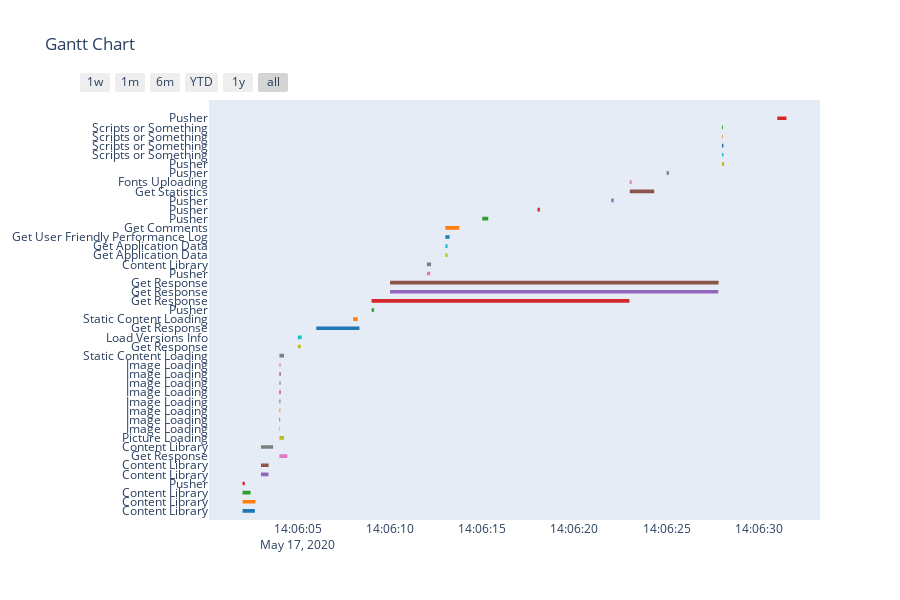

This figure's notebook cell:
### Code cell
df_gantt = pd.DataFrame(data_gantt)
df = []
for index, row in df_gantt.iterrows():
    df_dict = {}
    df_dict['Task'] = row['URL']
    df_dict['Start'] = datetime.strptime(row['Start Timestamp'], '%m.%d.%Y %H:%M:%S')
    df_dict['Finish'] = datetime.strptime(row['Start Timestamp'], '%m.%d.%Y %H:%M:%S') + timedelta(seconds=row['Total Time']/1000)
    df.append(df_dict)

fig = ff.create_gantt(df)
fig.show()

### Figure 1 — Plotly figure (JSON) as saved in the notebook; plotly's stock layout.template omitted (floating-point values rounded to 4 significant figures)
{"data": [{"fill": "toself", "fillcolor": "rgb(127, 127, 127)", "hoverinfo": "name", "legendgroup": "rgb(127, 127, 127)", "mode": "none", "name": "Pusher", "type": "scatter", "x": ["2020-05-17T14:06:03", "2020-05-17T14:06:03.656437", "2020-05-17T14:06:03.656437", "2020-05-17T14:06:03", "2020-05-17T14:06:03", "2020-05-17T14:06:04", "2020-05-17T14:06:04.248939", "2020-05-17T14:06:04.248939", "2020-05-17T14:06:04", "2020-05-17T14:06:04", "2020-05-17T14:06:12", "2020-05-17T14:06:12.223609", "2020-05-17T14:06:12.223609", "2020-05-17T14:06:12", "2020-05-17T14:06:12", "2020-05-17T14:06:25", "2020-05-17T14:06:25.129448", "2020-05-17T14:06:25.129448", "2020-05-17T14:06:25"], "y": [6.8, 6.8, 7.2, 7.2, null, 16.8, 16.8, 17.2, 17.2, null, 26.8, 26.8, 27.2, 27.2, null, 36.8, 36.8, 37.2, 37.2]}, {"fill": "toself", "fillcolor": "rgb(140, 86, 75)", "hoverinfo": "name", "legendgroup": "rgb(140, 86, 75)", "mode": "none", "name": "Get Statistics", "type": "scatter", "x": ["2020-05-17T14:06:03", "2020-05-17T14:06:03.414447", "2020-05-17T14:06:03.414447", "2020-05-17T14:06:03", "2020-05-17T14:06:03", "2020-05-17T14:06:04", "2020-05-17T14:06:04.067274", "2020-05-17T14:06:04.067274", "2020-05-17T14:06:04", "2020-05-17T14:06:04", "2020-05-17T14:06:10", "2020-05-17T14:06:27.819145", "2020-05-17T14:06:27.819145", "2020-05-17T14:06:10", "2020-05-17T14:06:10", "2020-05-17T14:06:23", "2020-05-17T14:06:24.326586", "2020-05-17T14:06:24.326586", "2020-05-17T14:06:23"], "y": [4.8, 4.8, 5.2, 5.2, null, 14.8, 14.8, 15.2, 15.2, null, 24.8, 24.8, 25.2, 25.2, null, 34.8, 34.8, 35.2, 35.2]}, {"fill": "toself", "fillcolor": "rgb(148, 103, 189)", "hoverinfo": "name", "legendgroup": "rgb(148, 103, 189)", "mode": "none", "name": "Pusher", "type": "scatter", "x": ["2020-05-17T14:06:03", "2020-05-17T14:06:03.404551", "2020-05-17T14:06:03.404551", "2020-05-17T14:06:03", "2020-05-17T14:06:03", "2020-05-17T14:06:04", "2020-05-17T14:06:04.063227", "2020-05-17T14:06:04.063227", "2020-05-17T14:06:04", "2020-05-17T14:06:04", "2020-05-17T14:06:10", "2020-05-17T14:06:27.801746", "2020-05-17T14:06:27.801746", "2020-05-17T14:06:10", "2020-05-17T14:06:10", "2020-05-17T14:06:22", "2020-05-17T14:06:22.127371", "2020-05-17T14:06:22.127371", "2020-05-17T14:06:22"], "y": [3.8, 3.8, 4.2, 4.2, null, 13.8, 13.8, 14.2, 14.2, null, 23.8, 23.8, 24.2, 24.2, null, 33.8, 33.8, 34.2, 34.2]}, {"fill": "toself", "fillcolor": "rgb(188, 189, 34)", "hoverinfo": "name", "legendgroup": "rgb(188, 189, 34)", "mode": "none", "name": "Pusher", "type": "scatter", "x": ["2020-05-17T14:06:04", "2020-05-17T14:06:04.251327", "2020-05-17T14:06:04.251327", "2020-05-17T14:06:04", "2020-05-17T14:06:04", "2020-05-17T14:06:05", "2020-05-17T14:06:05.159536", "2020-05-17T14:06:05.159536", "2020-05-17T14:06:05", "2020-05-17T14:06:05", "2020-05-17T14:06:13", "2020-05-17T14:06:13.117118", "2020-05-17T14:06:13.117118", "2020-05-17T14:06:13", "2020-05-17T14:06:13", "2020-05-17T14:06:28", "2020-05-17T14:06:28.118997", "2020-05-17T14:06:28.118997", "2020-05-17T14:06:28"], "y": [7.8, 7.8, 8.2, 8.2, null, 17.8, 17.8, 18.2, 18.2, null, 27.8, 27.8, 28.2, 28.2, null, 37.8, 37.8, 38.2, 38.2]}, {"fill": "toself", "fillcolor": "rgb(214, 39, 40)", "hoverinfo": "name", "legendgroup": "rgb(214, 39, 40)", "mode": "none", "name": "Pusher", "type": "scatter", "x": ["2020-05-17T14:06:02", "2020-05-17T14:06:02.123286", "2020-05-17T14:06:02.123286", "2020-05-17T14:06:02", "2020-05-17T14:06:02", "2020-05-17T14:06:04", "2020-05-17T14:06:04.064009", "2020-05-17T14:06:04.064009", "2020-05-17T14:06:04", "2020-05-17T14:06:04", "2020-05-17T14:06:09", "2020-05-17T14:06:22.981182", "2020-05-17T14:06:22.981182", "2020-05-17T14:06:09", "2020-05-17T14:06:09", "2020-05-17T14:06:18", "2020-05-17T14:06:18.126072", "2020-05-17T14:06:18.126072", "2020-05-17T14:06:18", "2020-05-17T14:06:18", "2020-05-17T14:06:31", "2020-05-17T14:06:31.498358", "2020-05-17T14:06:31.498358", "2020-05-17T14:06:31"], "y": [2.8, 2.8, 3.2, 3.2, null, 12.8, 12.8, 13.2, 13.2, null, 22.8, 22.8, 23.2, 23.2, null, 32.8, 32.8, 33.2, 33.2, null, 42.8, 42.8, 43.2, 43.2]}, {"fill": "toself", "fillcolor": "rgb(227, 119, 194)", "hoverinfo": "name", "legendgroup": "rgb(227, 119, 194)", "mode": "none", "name": "Fonts Uploading", "type": "scatter", "x": ["2020-05-17T14:06:04", "2020-05-17T14:06:04.430957", "2020-05-17T14:06:04.430957", "2020-05-17T14:06:04", "2020-05-17T14:06:04", "2020-05-17T14:06:04", "2020-05-17T14:06:04.064933", "2020-05-17T14:06:04.064933", "2020-05-17T14:06:04", "2020-05-17T14:06:04", "2020-05-17T14:06:12", "2020-05-17T14:06:12.177401", "2020-05-17T14:06:12.177401", "2020-05-17T14:06:12", "2020-05-17T14:06:12", "2020-05-17T14:06:23", "2020-05-17T14:06:23.104613", "2020-05-17T14:06:23.104613", "2020-05-17T14:06:23"], "y": [5.8, 5.8, 6.2, 6.2, null, 15.8, 15.8, 16.2, 16.2, null, 25.8, 25.8, 26.2, 26.2, null, 35.8, 35.8, 36.2, 36.2]}, {"fill": "toself", "fillcolor": "rgb(23, 190, 207)", "hoverinfo": "name", "legendgroup": "rgb(23, 190, 207)", "mode": "none", "name": "Scripts or Something", "type": "scatter", "x": ["2020-05-17T14:06:04", "2020-05-17T14:06:04.024383", "2020-05-17T14:06:04.024383", "2020-05-17T14:06:04", "2020-05-17T14:06:04", "2020-05-17T14:06:05", "2020-05-17T14:06:05.202019", "2020-05-17T14:06:05.202019", "2020-05-17T14:06:05", "2020-05-17T14:06:05", "2020-05-17T14:06:13", "2020-05-17T14:06:13.118710", "2020-05-17T14:06:13.118710", "2020-05-17T14:06:13", "2020-05-17T14:06:13", "2020-05-17T14:06:28", "2020-05-17T14:06:28.077757", "2020-05-17T14:06:28.077757", "2020-05-17T14:06:28"], "y": [8.8, 8.8, 9.2, 9.2, null, 18.8, 18.8, 19.2, 19.2, null, 28.8, 28.8, 29.2, 29.2, null, 38.8, 38.8, 39.2, 39.2]}, {"fill": "toself", "fillcolor": "rgb(255, 127, 14)", "hoverinfo": "name", "legendgroup": "rgb(255, 127, 14)", "mode": "none", "name": "Scripts or Something", "type": "scatter", "x": ["2020-05-17T14:06:02", "2020-05-17T14:06:02.696388", "2020-05-17T14:06:02.696388", "2020-05-17T14:06:02", "2020-05-17T14:06:02", "2020-05-17T14:06:04", "2020-05-17T14:06:04.046789", "2020-05-17T14:06:04.046789", "2020-05-17T14:06:04", "2020-05-17T14:06:04", "2020-05-17T14:06:08", "2020-05-17T14:06:08.240380", "2020-05-17T14:06:08.240380", "2020-05-17T14:06:08", "2020-05-17T14:06:08", "2020-05-17T14:06:13", "2020-05-17T14:06:13.752448", "2020-05-17T14:06:13.752448", "2020-05-17T14:06:13", "2020-05-17T14:06:13", "2020-05-17T14:06:28", "2020-05-17T14:06:28.040056", "2020-05-17T14:06:28.040056", "2020-05-17T14:06:28"], "y": [0.8, 0.8, 1.2, 1.2, null, 10.8, 10.8, 11.2, 11.2, null, 20.8, 20.8, 21.2, 21.2, null, 30.8, 30.8, 31.2, 31.2, null, 40.8, 40.8, 41.2, 41.2]}, {"fill": "toself", "fillcolor": "rgb(31, 119, 180)", "hoverinfo": "name", "legendgroup": "rgb(31, 119, 180)", "mode": "none", "name": "Scripts or Something", "type": "scatter", "x": ["2020-05-17T14:06:02", "2020-05-17T14:06:02.667327", "2020-05-17T14:06:02.667327", "2020-05-17T14:06:02", "2020-05-17T14:06:02", "2020-05-17T14:06:04", "2020-05-17T14:06:04.038393", "2020-05-17T14:06:04.038393", "2020-05-17T14:06:04", "2020-05-17T14:06:04", "2020-05-17T14:06:06", "2020-05-17T14:06:08.339864", "2020-05-17T14:06:08.339864", "2020-05-17T14:06:06", "2020-05-17T14:06:06", "2020-05-17T14:06:13", "2020-05-17T14:06:13.222716", "2020-05-17T14:06:13.222716", "2020-05-17T14:06:13", "2020-05-17T14:06:13", "2020-05-17T14:06:28", "2020-05-17T14:06:28.080317", "2020-05-17T14:06:28.080317", "2020-05-17T14:06:28"], "y": [-0.2, -0.2, 0.2, 0.2, null, 9.8, 9.8, 10.2, 10.2, null, 19.8, 19.8, 20.2, 20.2, null, 29.8, 29.8, 30.2, 30.2, null, 39.8, 39.8, 40.2, 40.2]}, {"fill": "toself", "fillcolor": "rgb(44, 160, 44)", "hoverinfo": "name", "legendgroup": "rgb(44, 160, 44)", "mode": "none", "name": "Scripts or Something", "type": "scatter", "x": ["2020-05-17T14:06:02", "2020-05-17T14:06:02.434766", "2020-05-17T14:06:02.434766", "2020-05-17T14:06:02", "2020-05-17T14:06:02", "2020-05-17T14:06:04", "2020-05-17T14:06:04.053037", "2020-05-17T14:06:04.053037", "2020-05-17T14:06:04", "2020-05-17T14:06:04", "2020-05-17T14:06:09", "2020-05-17T14:06:09.134432", "2020-05-17T14:06:09.134432", "2020-05-17T14:06:09", "2020-05-17T14:06:09", "2020-05-17T14:06:15", "2020-05-17T14:06:15.324643", "2020-05-17T14:06:15.324643", "2020-05-17T14:06:15", "2020-05-17T14:06:15", "2020-05-17T14:06:28", "2020-05-17T14:06:28.050555", "2020-05-17T14:06:28.050555", "2020-05-17T14:06:28"], "y": [1.8, 1.8, 2.2, 2.2, null, 11.8, 11.8, 12.2, 12.2, null, 21.8, 21.8, 22.2, 22.2, null, 31.8, 31.8, 32.2, 32.2, null, 41.8, 41.8, 42.2, 42.2]}, {"legendgroup": "rgb(127, 127, 127)", "marker": {"color": "rgb(127, 127, 127)", "opacity": 0, "size": 1}, "mode": "markers", "name": "", "showlegend": false, "text": [null, null, null, null, null, null, null, null], "type": "scatter", "x": ["2020-05-17T14:06:03", "2020-05-17T14:06:03.656437", "2020-05-17T14:06:04", "2020-05-17T14:06:04.248939", "2020-05-17T14:06:12", "2020-05-17T14:06:12.223609", "2020-05-17T14:06:25", "2020-05-17T14:06:25.129448"], "y": [7, 7, 17, 17, 27, 27, 37, 37]}, {"legendgroup": "rgb(140, 86, 75)", "marker": {"color": "rgb(140, 86, 75)", "opacity": 0, "size": 1}, "mode": "markers", "name": "", "showlegend": false, "text": [null, null, null, null, null, null, null, null], "type": "scatter", "x": ["2020-05-17T14:06:03", "2020-05-17T14:06:03.414447", "2020-05-17T14:06:04", "2020-05-17T14:06:04.067274", "2020-05-17T14:06:10", "2020-05-17T14:06:27.819145", "2020-05-17T14:06:23", "2020-05-17T14:06:24.326586"], "y": [5, 5, 15, 15, 25, 25, 35, 35]}, {"legendgroup": "rgb(148, 103, 189)", "marker": {"color": "rgb(148, 103, 189)", "opacity": 0, "size": 1}, "mode": "markers", "name": "", "showlegend": false, "text": [null, null, null, null, null, null, null, null], "type": "scatter", "x": ["2020-05-17T14:06:03", "2020-05-17T14:06:03.404551", "2020-05-17T14:06:04", "2020-05-17T14:06:04.063227", "2020-05-17T14:06:10", "2020-05-17T14:06:27.801746", "2020-05-17T14:06:22", "2020-05-17T14:06:22.127371"], "y": [4, 4, 14, 14, 24, 24, 34, 34]}, {"legendgroup": "rgb(188, 189, 34)", "marker": {"color": "rgb(188, 189, 34)", "opacity": 0, "size": 1}, "mode": "markers", "name": "", "showlegend": false, "text": [null, null, null, null, null, null, null, null], "type": "scatter", "x": ["2020-05-17T14:06:04", "2020-05-17T14:06:04.251327", "2020-05-17T14:06:05", "2020-05-17T14:06:05.159536", "2020-05-17T14:06:13", "2020-05-17T14:06:13.117118", "2020-05-17T14:06:28", "2020-05-17T14:06:28.118997"], "y": [8, 8, 18, 18, 28, 28, 38, 38]}, {"legendgroup": "rgb(214, 39, 40)", "marker": {"color": "rgb(214, 39, 40)", "opacity": 0, "size": 1}, "mode": "markers", "name": "", "showlegend": false, "text": [null, null, null, null, null, null, null, null, null, null], "type": "scatter", "x": ["2020-05-17T14:06:02", "2020-05-17T14:06:02.123286", "2020-05-17T14:06:04", "2020-05-17T14:06:04.064009", "2020-05-17T14:06:09", "2020-05-17T14:06:22.981182", "2020-05-17T14:06:18", "2020-05-17T14:06:18.126072", "2020-05-17T14:06:31", "2020-05-17T14:06:31.498358"], "y": [3, 3, 13, 13, 23, 23, 33, 33, 43, 43]}, {"legendgroup": "rgb(227, 119, 194)", "marker": {"color": "rgb(227, 119, 194)", "opacity": 0, "size": 1}, "mode": "markers", "name": "", "showlegend": false, "text": [null, null, null, null, null, null, null, null], "type": "scatter", "x": ["2020-05-17T14:06:04", "2020-05-17T14:06:04.430957", "2020-05-17T14:06:04", "2020-05-17T14:06:04.064933", "2020-05-17T14:06:12", "2020-05-17T14:06:12.177401", "2020-05-17T14:06:23", "2020-05-17T14:06:23.104613"], "y": [6, 6, 16, 16, 26, 26, 36, 36]}, {"legendgroup": "rgb(23, 190, 207)", "marker": {"color": "rgb(23, 190, 207)", "opacity": 0, "size": 1}, "mode": "markers", "name": "", "showlegend": false, "text": [null, null, null, null, null, null, null, null], "type": "scatter", "x": ["2020-05-17T14:06:04", "2020-05-17T14:06:04.024383", "2020-05-17T14:06:05", "2020-05-17T14:06:05.202019", "2020-05-17T14:06:13", "2020-05-17T14:06:13.118710", "2020-05-17T14:06:28", "2020-05-17T14:06:28.077757"], "y": [9, 9, 19, 19, 29, 29, 39, 39]}, {"legendgroup": "rgb(255, 127, 14)", "marker": {"color": "rgb(255, 127, 14)", "opacity": 0, "size": 1}, "mode": "markers", "name": "", "showlegend": false, "text": [null, null, null, null, null, null, null, null, null, null], "type": "scatter", "x": ["2020-05-17T14:06:02", "2020-05-17T14:06:02.696388", "2020-05-17T14:06:04", "2020-05-17T14:06:04.046789", "2020-05-17T14:06:08", "2020-05-17T14:06:08.240380", "2020-05-17T14:06:13", "2020-05-17T14:06:13.752448", "2020-05-17T14:06:28", "2020-05-17T14:06:28.040056"], "y": [1, 1, 11, 11, 21, 21, 31, 31, 41, 41]}, {"legendgroup": "rgb(31, 119, 180)", "marker": {"color": "rgb(31, 119, 180)", "opacity": 0, "size": 1}, "mode": "markers", "name": "", "showlegend": false, "text": [null, null, null, null, null, null, null, null, null, null], "type": "scatter", "x": ["2020-05-17T14:06:02", "2020-05-17T14:06:02.667327", "2020-05-17T14:06:04", "2020-05-17T14:06:04.038393", "2020-05-17T14:06:06", "2020-05-17T14:06:08.339864", "2020-05-17T14:06:13", "2020-05-17T14:06:13.222716", "2020-05-17T14:06:28", "2020-05-17T14:06:28.080317"], "y": [0, 0, 10, 10, 20, 20, 30, 30, 40, 40]}, {"legendgroup": "rgb(44, 160, 44)", "marker": {"color": "rgb(44, 160, 44)", "opacity": 0, "size": 1}, "mode": "markers", "name": "", "showlegend": false, "text": [null, null, null, null, null, null, null, null, null, null], "type": "scatter", "x": ["2020-05-17T14:06:02", "2020-05-17T14:06:02.434766", "2020-05-17T14:06:04", "2020-05-17T14:06:04.053037", "2020-05-17T14:06:09", "2020-05-17T14:06:09.134432", "2020-05-17T14:06:15", "2020-05-17T14:06:15.324643", "2020-05-17T14:06:28", "2020-05-17T14:06:28.050555"], "y": [2, 2, 12, 12, 22, 22, 32, 32, 42, 42]}], "layout": {"height": 600, "hovermode": "closest", "showlegend": false, "title": {"text": "Gantt Chart"}, "xaxis": {"rangeselector": {"buttons": [{"count": 7, "label": "1w", "step": "day", "stepmode": "backward"}, {"count": 1, "label": "1m", "step": "month", "stepmode": "backward"}, {"count": 6, "label": "6m", "step": "month", "stepmode": "backward"}, {"count": 1, "label": "YTD", "step": "year", "stepmode": "todate"}, {"count": 1, "label": "1y", "step": "year", "stepmode": "backward"}, {"step": "all"}]}, "showgrid": false, "type": "date", "zeroline": false}, "yaxis": {"autorange": false, "range": [-1, 45], "showgrid": false, "ticktext": ["Content Library", "Content Library", "Content Library", "Pusher", "Content Library", "Content Library", "Get Response", "Content Library", "Picture Loading", "Image Loading", "Image Loading", "Image Loading", "Image Loading", "Image Loading", "Image Loading", "Image Loading", "Image Loading", "Static Content Loading", "Get Response", "Load Versions Info", "Get Response", "Static Content Loading", "Pusher", "Get Response", "Get Response", "Get Response", "Pusher", "Content Library", "Get Application Data", "Get Application Data", "Get User Friendly Performance Log", "Get Comments", "Pusher", "Pusher", "Pusher", "Get Statistics", "Fonts Uploading", "Pusher", "Pusher", "Scripts or Something", "Scripts or Something", "Scripts or Something", "Scripts or Something", "Pusher"], "tickvals": [0, 1, 2, 3, 4, 5, 6, 7, 8, 9, 10, 11, 12, 13, 14, 15, 16, 17, 18, 19, 20, 21, 22, 23, 24, 25, 26, 27, 28, 29, 30, 31, 32, 33, 34, 35, 36, 37, 38, 39, 40, 41, 42, 43], "zeroline": false}}}
